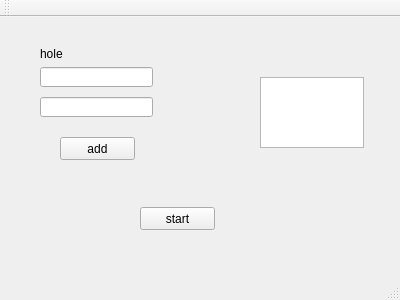
<?xml version="1.0" encoding="UTF-8"?>
<ui version="4.0">
 <class>MainWindow</class>
 <widget class="QMainWindow" name="MainWindow">
  <property name="geometry">
   <rect>
    <x>0</x>
    <y>0</y>
    <width>400</width>
    <height>300</height>
   </rect>
  </property>
  <property name="windowTitle">
   <string>MainWindow</string>
  </property>
  <widget class="QWidget" name="centralWidget">
   <widget class="QLabel" name="hole">
    <property name="geometry">
     <rect>
      <x>40</x>
      <y>30</y>
      <width>47</width>
      <height>13</height>
     </rect>
    </property>
    <property name="text">
     <string>hole</string>
    </property>
   </widget>
   <widget class="QLineEdit" name="address">
    <property name="geometry">
     <rect>
      <x>40</x>
      <y>50</y>
      <width>113</width>
      <height>20</height>
     </rect>
    </property>
   </widget>
   <widget class="QLineEdit" name="size">
    <property name="geometry">
     <rect>
      <x>40</x>
      <y>80</y>
      <width>113</width>
      <height>20</height>
     </rect>
    </property>
   </widget>
   <widget class="QPushButton" name="add">
    <property name="geometry">
     <rect>
      <x>60</x>
      <y>120</y>
      <width>75</width>
      <height>23</height>
     </rect>
    </property>
    <property name="text">
     <string>add</string>
    </property>
   </widget>
   <widget class="QTextEdit" name="out">
    <property name="geometry">
     <rect>
      <x>260</x>
      <y>60</y>
      <width>104</width>
      <height>71</height>
     </rect>
    </property>
   </widget>
   <widget class="QPushButton" name="initalize">
    <property name="geometry">
     <rect>
      <x>140</x>
      <y>190</y>
      <width>75</width>
      <height>23</height>
     </rect>
    </property>
    <property name="text">
     <string>start</string>
    </property>
   </widget>
  </widget>
  <widget class="QMenuBar" name="menuBar">
   <property name="geometry">
    <rect>
     <x>0</x>
     <y>0</y>
     <width>400</width>
     <height>21</height>
    </rect>
   </property>
  </widget>
  <widget class="QToolBar" name="mainToolBar">
   <attribute name="toolBarArea">
    <enum>TopToolBarArea</enum>
   </attribute>
   <attribute name="toolBarBreak">
    <bool>false</bool>
   </attribute>
  </widget>
  <widget class="QStatusBar" name="statusBar"/>
 </widget>
 <layoutdefault spacing="6" margin="11"/>
 <resources/>
 <connections/>
</ui>
